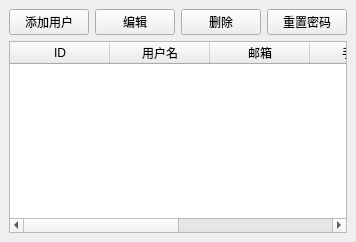
<?xml version="1.0" encoding="UTF-8"?>
<ui version="4.0">
 <class>UserManagementWindow</class>
 <widget class="QMainWindow" name="UserManagementWindow">
  <property name="windowTitle">
   <string>用户管理</string>
  </property>
  <widget class="QWidget" name="centralwidget">
   <layout class="QVBoxLayout" name="verticalLayout">
    <item>
     <layout class="QHBoxLayout" name="buttonLayout">
      <item>
       <widget class="QPushButton" name="addUserButton">
        <property name="text">
         <string>添加用户</string>
        </property>
       </widget>
      </item>
      <item>
       <widget class="QPushButton" name="editUserButton">
        <property name="text">
         <string>编辑</string>
        </property>
       </widget>
      </item>
      <item>
       <widget class="QPushButton" name="deleteUserButton">
        <property name="text">
         <string>删除</string>
        </property>
       </widget>
      </item>
      <item>
       <widget class="QPushButton" name="resetPwdButton">
        <property name="text">
         <string>重置密码</string>
        </property>
       </widget>
      </item>
     </layout>
    </item>
    <item>
     <widget class="QTableWidget" name="userTable">
      <column>
       <property name="text">
        <string>ID</string>
       </property>
      </column>
      <column>
       <property name="text">
        <string>用户名</string>
       </property>
      </column>
      <column>
       <property name="text">
        <string>邮箱</string>
       </property>
      </column>
      <column>
       <property name="text">
        <string>手机号</string>
       </property>
      </column>
      <column>
       <property name="text">
        <string>昵称</string>
       </property>
      </column>
      <column>
       <property name="text">
        <string>角色</string>
       </property>
      </column>
     </widget>
    </item>
   </layout>
  </widget>
 </widget>
 <resources/>
 <connections/>
</ui> 
